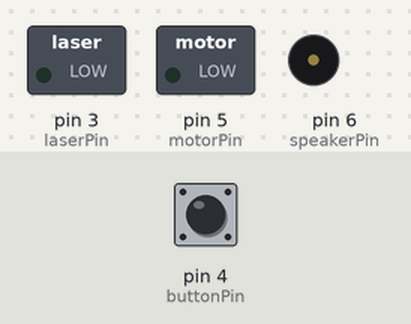
Simulated run of this sketch. Board: Arduino Uno, built with avr-gcc and run on an emulated ATmega328P. Parts: switched loads named in the sketch (green lamp = pin HIGH), buzzer (waves = sounding). The test bench sets the inputs (shaded band); at power-on: pin 4 (buttonPin) LOW.

Above: at 1.2 s.
1.3 s: pin 4 (buttonPin) pulled HIGH for 0.15 s
At 1.71 s:
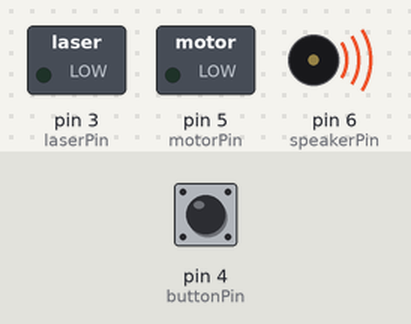
3.3 s: pin 4 (buttonPin) pulled HIGH for 1 s
At 3.44 s:
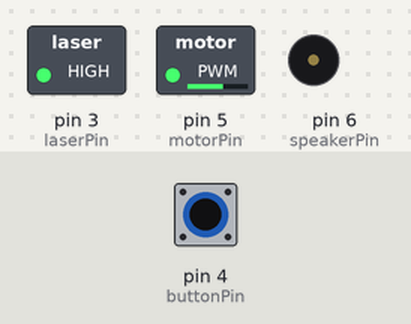
Timing chart, 0 to 6.3 s (numbered marks = the images above; inputs shaded):
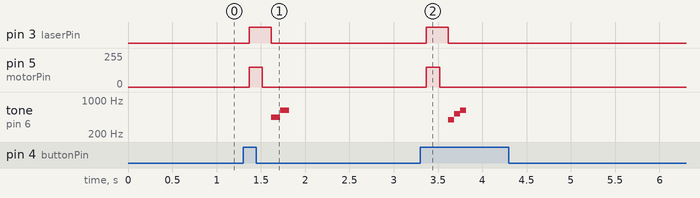

Measured:
- after the input at 1.3 s, pin 3 (laserPin): LOW → HIGH after 0.07 s, → LOW 0.25 s later; pin 5 (motorPin): 0/255 → 150/255 after 0.07 s, → 0/255 0.15 s later; tone on pin 6 (speakerPin): silent → 440 Hz after 0.32 s, → 622 Hz 0.10 s later, → silent 0.10 s later
- after the input at 3.3 s, pin 3 (laserPin): LOW → HIGH after 0.07 s, → LOW 0.25 s later; pin 5 (motorPin): 0/255 → 150/255 after 0.07 s, → 0/255 0.15 s later; tone on pin 6 (speakerPin): silent → 392 Hz after 0.32 s, → 523 Hz 0.07 s later, → 622 Hz 0.07 s later, → silent 0.07 s later

The sketch:

senderGun.ino
```cpp
#include <IRremote.h>

#define PLAYER 1 // Hier setzten für welchen Player der Code gilt (1 Orange, 2 Blau)

const int irLedPin = 2;
const int speakerPin = 6;  // Pin der PWM kann
const int buttonPin = 4;
const int laserPin = 3;
const int motorPin = 5; // Gemeint ist der VibrationsMotor

const int vibrationStrength = 150;
const int feedbackDuration = 150; //in ms

uint32_t message = 0x00000001; // Feste Bit Sequenz die Spieler 1 abfeuert

bool triggerReleased = true; // Wurde der Trigger losgelassen

int currentBullet = 0; // An welchem Schuss  befinden wir uns gerade

const int chords[5][5] = { // Für die einzelnen Schüsse
  {440, 622, 0, 0, 0},       // Schuss 1: A + D#
  {392, 523, 622, 0, 0},     // Schuss 2: G + C + D#
  {349, 494, 587, 659, 0},   // Schuss 3: F + B + D + E
  {330, 440, 554, 622, 698}, // Schuss 4: E + A + C# + D# + F
  {311, 392, 466, 523, 622}  // Schuss 5: D# + G + A# + C + D#
};

const int chordLengths[5] = {2, 3, 4, 5, 5}; // Anzahl Töne pro Akkord
const int chordTotalDuration = 200;  // Dauer jedes Akkords
const int pauseBetweenShots = 150;

uint16_t sigA[] = {900, 450, 560, 560};  // längeres zweites ON

IRsend irsend;


void setup() {
  pinMode(buttonPin, INPUT);
  pinMode(laserPin, OUTPUT);
  pinMode(motorPin, OUTPUT);
  IrSender.begin(irLedPin);  // Start von IR-Transmitter an pin 8
}

// Spielt den Akkord der freqs übergeben wurde, count stellt sicher, dass im Endeffekt alle verschiedneen AKkorde geleiche länge haben (aber ein Ton ggf unterschiedlich lang ist)
void playChord(const int* freqs, int count) {
  int singleDuration = chordTotalDuration / count;
  for (int i = 0; i < count; i++) {
    if (freqs[i] > 0) {
      tone(speakerPin, freqs[i]);
      delay(singleDuration);
      noTone(speakerPin);
    }
  }
}

// Fester Chord, der Signalisiert das die Gun Ready ist nach dem Reloaden
void playReadyChord() {
  int readyChord[] = {261, 329, 392};
  for (int i = 0; i < 3; i++) {
    tone(speakerPin, readyChord[i]);
    delay(70);
    noTone(speakerPin);
  }
}

// SPielt unseren Reloadsound ab
void playReloadSound() {
  for (int f = 300; f <= 1500; f += 25) {
    tone(speakerPin, f);
    delay(15);
  }
  noTone(speakerPin);
  playReadyChord();
}

// Macht den Laser und den Motor für "ms" millisekunden an
void feedbackShot(int ms){
  digitalWrite(laserPin, HIGH);
  analogWrite(motorPin, vibrationStrength);
  delay(ms);
  analogWrite(motorPin, 0);
  delay(100);
  digitalWrite(laserPin, LOW);
}

void loop() {
  if ((digitalRead(buttonPin) == HIGH) && triggerReleased) { //Falls wir ein Signal vom Button erhalten und der trigger losgelassen wurde
    triggerReleased = false;
    if(PLAYER == 1){
      IrSender.sendNEC(message, 32);
    }else if(PLAYER == 2){
      IrSender.sendRaw(sigA, sizeof(sigA), 38);
    }

    feedbackShot(feedbackDuration);

    playChord(chords[currentBullet], chordLengths[currentBullet]);

    currentBullet = (currentBullet + 1) % 5;
  }else if ((digitalRead(buttonPin) == LOW) && !triggerReleased){ // Falls der Button losgelassen wurde und der Trigger gedrückt wurde
    triggerReleased = true;
    if(currentBullet == 0){ // Reloading Wird ausgeführt, wenn wir durch das ganze Magazin (5 Schuss) gegangen sind
      delay(100);
      playReloadSound();
    }
  }
}
```
